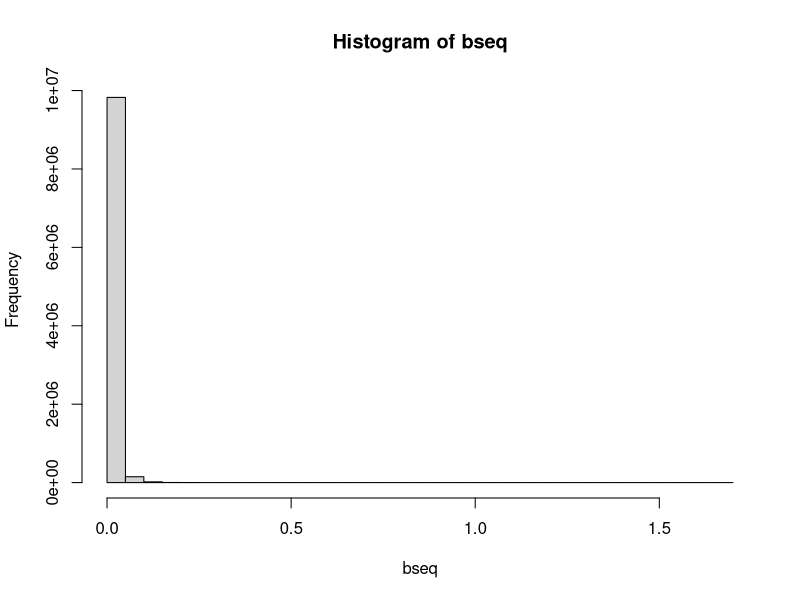
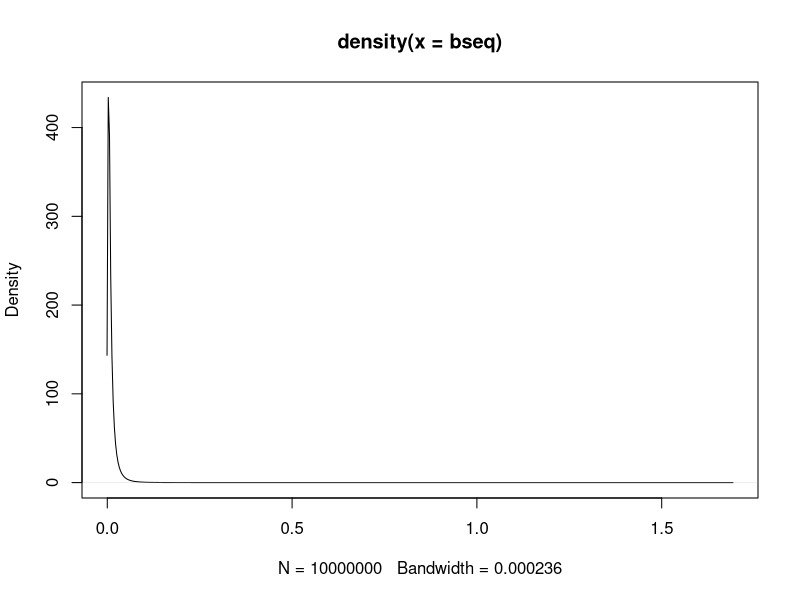

Write R code to recreate these figures, in order. (Note: this script raises an error after producing the figures.)
### Priors_plot

####### Priors:
### tm <- normal(1980,5)
#tseq <- rnorm(100,mean = 1980, sd = 5)

tseq <- 1980

### b <- uniform(0,0.05)
bseq <- runif(30,min = 0, max = 0.05)

# mean = exp(mu + sd^2/2): want it at 1980 => log(1980) - sd^2 / 2 = mu
bseq <- rlnorm(10000000, meanlog = log(0.01) - 1^2 / 2, sdlog =1)
hist(bseq)
mean(bseq)
plot(density(bseq))
quantile(bseq)

### rho <- uniform(0,1)
rhoseq <- runif(30,min = 0, max = 1)

curves <- c()
rep <- 0

for(i in 1:length(tseq)){
  for(j in 1:length(bseq)){
    for(k in 1:length(rhoseq)){
      
      t_mdr <- tseq[i]
      
      b <- bseq[j]
      
      rho <- rhoseq[k]
      
      c <- rho * b / t_mdr
      
      x <- seq(1950, 2020,1)
      x <- x - t_mdr
      
      y <- b*(x) - c*x^2
      yi <- inv.logit(b*(x) - c*x^2) - 0.5
      
      rep = rep + 1
      print(rep)
      
      year = seq(1950,2020,1)
      curves <- rbind(curves, cbind(rep,x, y, yi, t_mdr,b,rho,c,year))
      
    }
  }
}

curves <- as.data.frame(curves)

ggplot(curves, aes(x=year, y = y, group = rep, colour = rep)) + geom_line() 

ggplot(curves, aes(x=year, y = y, group = rep, colour = rep)) + geom_line() + scale_y_continuous(lim = c(0,1))

curves.r.95 <- curves %>%
  group_by(year) %>%
  dplyr::summarise(median=median(y), min=quantile(y, 0.025), max=quantile(y, 0.975)) %>%
  group_by(n=1:n()) %>% dplyr::mutate(median=max(median, 0), min=max(min, 0), max=max(max, 0)) %>% ungroup 

curves.r.80 <- curves %>%
  group_by(year) %>%
  dplyr::summarise(median=median(y), min=quantile(y, 0.1), max=quantile(y, 0.9)) %>%
  group_by(n=1:n()) %>% dplyr::mutate(median=max(median, 0), min=max(min, 0), max=max(max, 0)) %>% ungroup 

curves.r.50 <- curves %>%
  group_by(year) %>%
  dplyr::summarise(median=median(y), min=quantile(y, 0.25), max=quantile(y, 0.75)) %>%
  group_by(n=1:n()) %>% dplyr::mutate(median=max(median, 0), min=max(min, 0), max=max(max, 0)) %>% ungroup 

ggplot(curves.r.95, aes(x=year)) +
    geom_line(aes(y=median)) +
    geom_ribbon(aes(ymin=min, ymax=max), alpha=0.3, fill = "red") +
    geom_point(data=who_l, aes(y=mdr_new)) +
    geom_errorbar(data=who_l, aes(ymin=mlo, ymax=mhi)) +
    geom_vline(xintercept=2014, linetype="dashed") +
  geom_ribbon(data = curves.r.50,aes(ymin=min, ymax=max), alpha=0.3, fill = "blue")  + 
  geom_ribbon(data = curves.r.80,aes(ymin=min, ymax=max), alpha=0.3, fill = "green") 

ggplot(curves, aes(rho)) + geom_histogram(binwidth = 0.1)
ggplot(curves, aes(c)) + geom_histogram()
